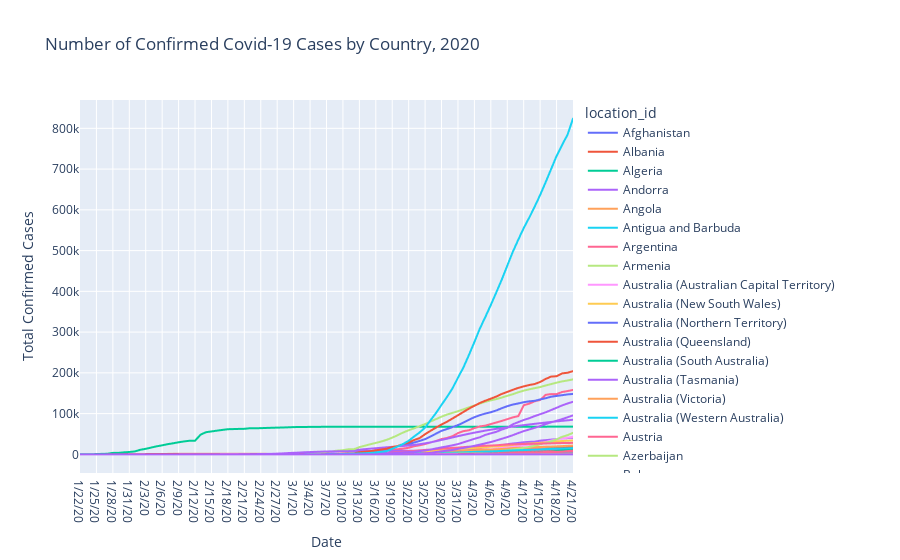

Source (notebook cell):
### Code cell
line_covid19_country_count
